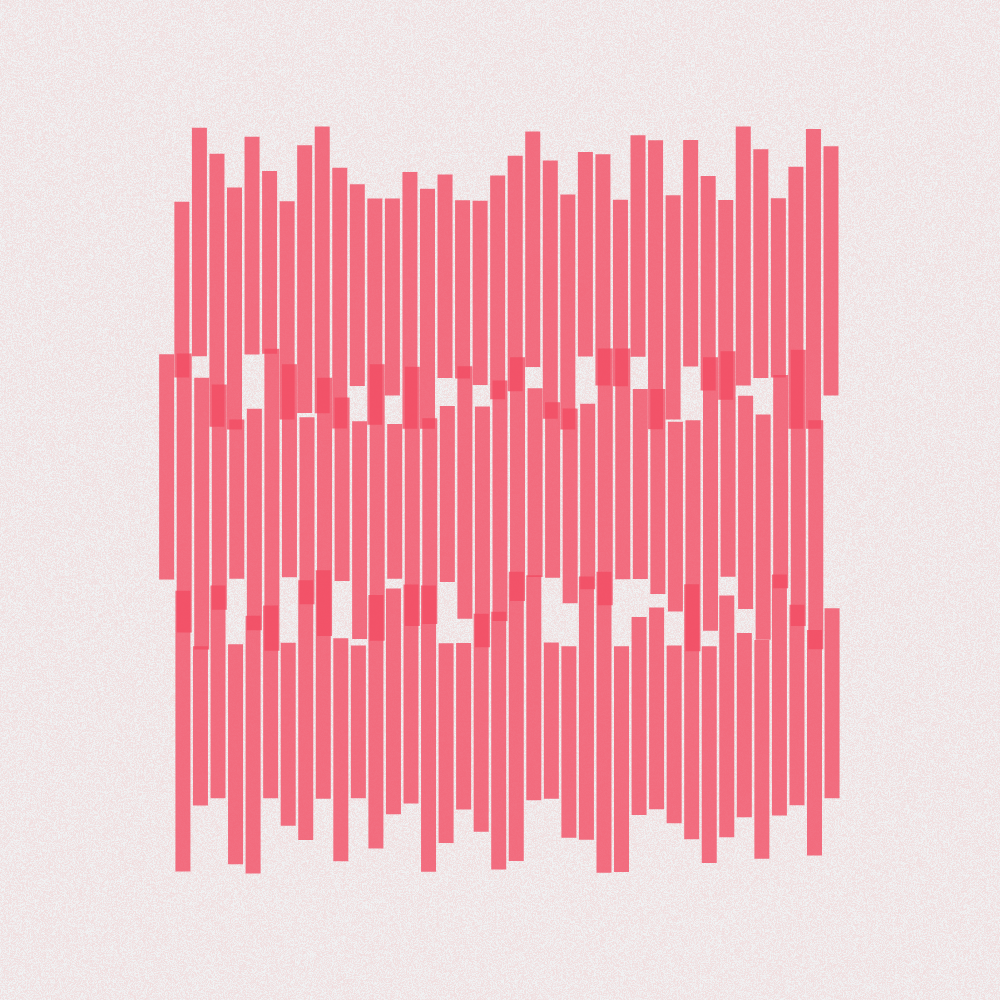
Frame 1 (no input)
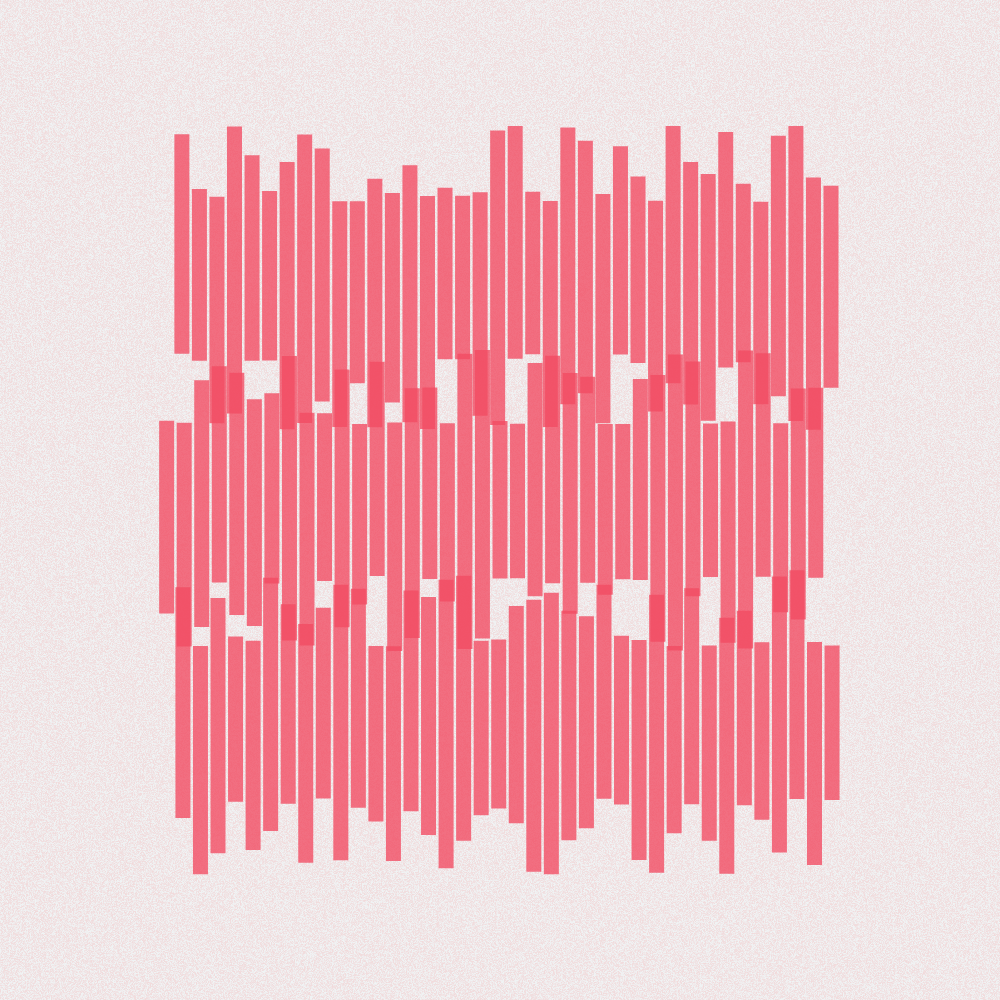
Frame 60 (no input)
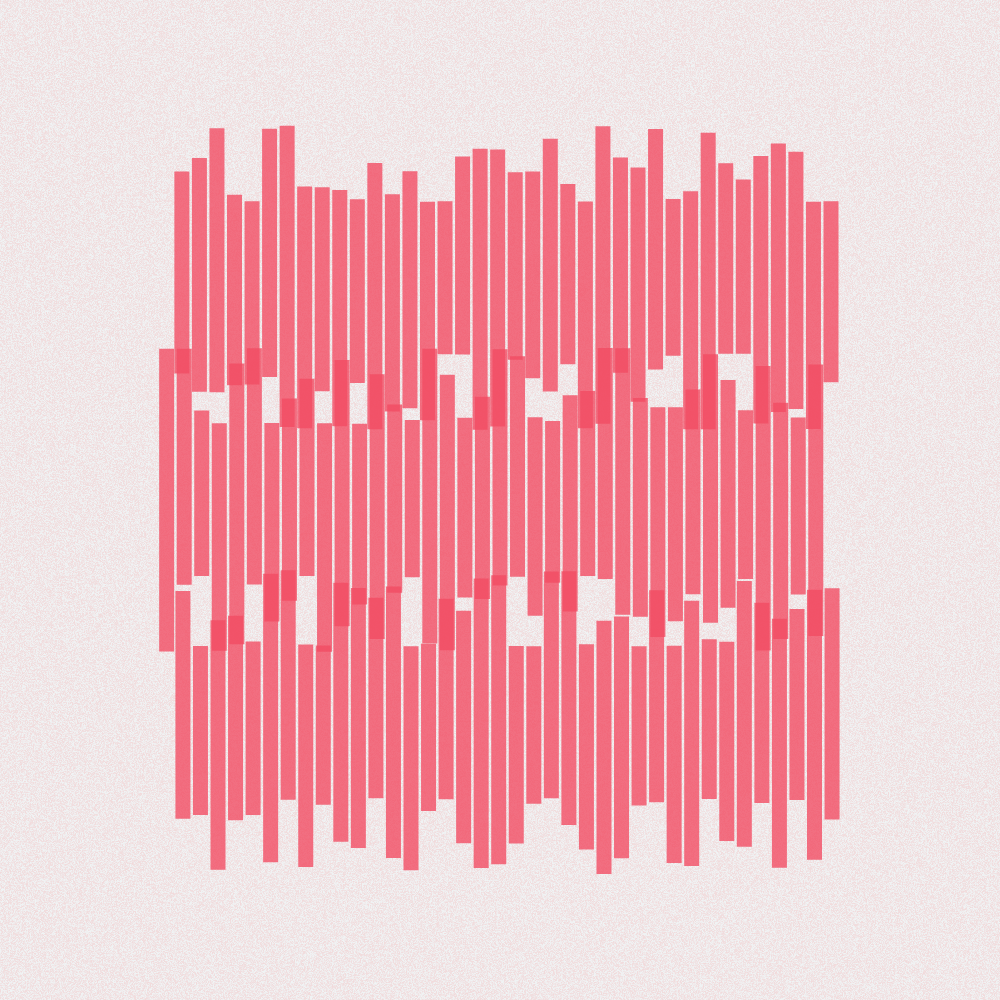
Frame 120 (the mouse pressed at the canvas centre since frame 60)

The p5.js sketch that drew these frames (run headless with seeded random() and noise() and a simulated clock; from frame 60 on, the mouse is pressed at the canvas centre):

// p5.js sketch
// ── sketch.js
let r, buff, ws
let lines = []
let waves = []
let randOffs = []

let divs, scl;

const PHI = 1.618033
const rows = 3
const lineLen = 12

function setup() {
	l = max(min(windowWidth, windowHeight), 600)
	createCanvas(w = l, h = l)
    bgBuffer = createGraphics(w, h)

    bg = color("#eae7e8")

    divs = round(0.038 * l)

	ws = w / 6 //white space
    for (let i = 0; i < rows; i++) {
        randOffs.push(random(-15, 15));
    }

    
    // Wave parameter object data structure
    for (let i = 0; i < rows; i++) {
        const waveObj = {
            a1 : random(TAU),
            b1 : random(TAU),
            a2 : random(TAU),
            b2 : random(TAU),
            incr: [random(0.0003, 0.003), random(0.0003, 0.003), random(0.0003, 0.003), random(0.0003, 0.003)],
            off: [0, 0, 0, 0]
        }
        waves.push(waveObj)
    }
   scl = 0.019 * l

    // Background buffer related
    bgBuffer.background(bg)
    gorillaGrain(13, bgBuffer)
}

function draw() {
	image(bgBuffer, 0, 0) // Draw the background
	

	let len = l - 2 * ws
	let yStep = len / rows
	for (let i = 0; i < rows; i++) {
        // Experiment
        let w = waves[i]
        drawWave({ x : ws + randOffs[i], y: yStep / 2 + ws + i * yStep }, len, w.a1 + w.off[0], w.b1 + w.off[1], w.a2 + w.off[2], w.b2 + w.off[3], "#f24c63c8")
        
        for (let k = 0; k < 4; k++)
          w.off[k] += w.incr[k]
	}

}


function drawWave(v1, len, a1, b1, a2, b2, col) {
    push()
    let unit = len / divs
    translate(v1.x, v1.y)
    let x = unit / 2
    
    stroke(col)
    strokeWeight(15)
    strokeCap(SQUARE);
    
    for (let i = 0; i < divs; i++) {
        let y1 = f(x, a1, b1, lineLen / 2) * scl
        let y2 = f(x, a2, b2, - lineLen / 2) * scl

        line(x, y1, x, y2)
        x += unit
    }
    pop()
}

let f = (x, a, b, s) => {
    return s + 2 * sin(20 * sin(PHI * x + b) + a)
}

// Utility
function gorillaGrain(gA, buffer) {
    buffer.loadPixels();
    let d = pixelDensity();
    let halfImage = 4 * (w * d) * (h * d);
    for (let i = 0; i < halfImage; i += 4) {
      grainAmount = map(random(), 0, 1, -gA, gA);
      buffer.pixels[i] = buffer.pixels[i] + gA / 2;
      buffer.pixels[i + 1] = buffer.pixels[i + 1] + grainAmount;
      buffer.pixels[i + 2] = buffer.pixels[i + 2] + grainAmount;
      buffer.pixels[i + 3] = buffer.pixels[i + 3] + grainAmount;
    }
    buffer.updatePixels();
}

function randi(low, high) {
  return floor(random(low, high + 1))
}

// ── style.css
html, body {
    margin: 0;
    padding: 0;
}

body {
    display: flex;
    justify-content: center;
    align-items: center;
    background-color: #0a0a0a;
    overflow: hidden;
}
